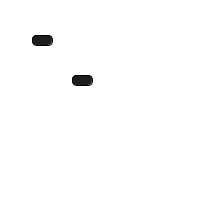
Frame 1 (no input)
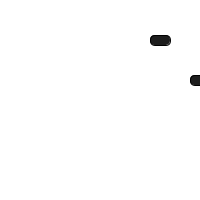
Frame 60 (the mouse pressed at the canvas centre just before this capture)
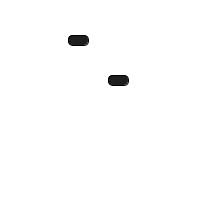
Frame 120 (the mouse held since frame 60 and released just before this capture)

The Processing sketch that drew these frames (run headless with seeded random() and noise(); from frame 60 on, the mouse is pressed at the canvas centre):

// Processing sketch: sketch_18_objects3
// ── sketch_18_objects3.pde
Car myCar1;
Car myCar2;

void setup() {
  size(200,200);
  myCar1 = new Car(40,40); 
  myCar2 = new Car(80, 80);
}

void draw() {
  background(255);
  myCar1.drive();
  myCar1.display();
  myCar2.drive();
  myCar2.display();
  
  println(myCar1.xpos);
}






// ── Car.pde

class Car {         // define class name
  
  float xpos = 20;
  float ypos = 20;
  float xspeed = 2;


  // The Constructor is defined with arguments.
  // constructor is called when the object is created
  Car(int tempx, int tempy) {             // constructor now requires two arguments
   
   println("a car has been created");
   
   xpos = tempx;    // put local passed values into class variables
   ypos = tempy;
  }

  void display() {
    stroke(0);
    fill(30);
    rectMode(CENTER);
    rect(xpos,ypos,20,10,5);    // draws a rectangle
  }

  void drive() {              // moves box forward
    xpos = xpos + xspeed;
    if (xpos > width) {
      xpos = 0;
    }
  }
}
